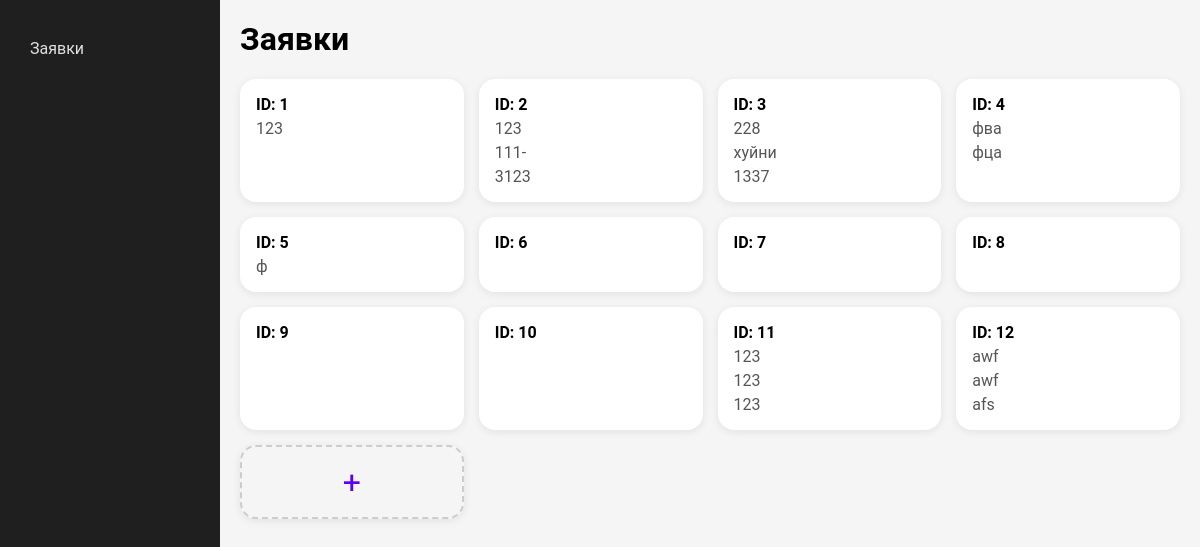
Screenshot of /requests/ with the database file from the repository.
### main/models.py (models this page shows, shortened)
class Request(models.Model):
    phone = models.CharField(max_length=20)
    car_model = models.CharField(max_length=100)
    license_plate = models.CharField(max_length=20)

### main/views.py (the view, shortened to what this page needs)
# urls.py: path('requests/', views.requests_page),
def requests_page(request):
    requests = Request.objects.all()
    return render(request, 'requests.html', {'requests': requests})

### main/templates/requests.html (shortened to what this page needs)
{% extends 'base.html' %}
{% block content %}
<h1>Заявки</h1>
<div class="grid">
    {% for req in requests %}
        <div class="card">
            <b>ID: {{ req.id }}</b>
            <div>{{ req.phone }}</div>
            <div>{{ req.car_model }}</div>
            <div>{{ req.license_plate }}</div>
        </div>
    {% endfor %}
    <div class="card add-card" onclick="openModal()">+</div>
</div>
{% endblock %}

### main/templates/base.html (shortened to what this page needs)
<!DOCTYPE html>
<html lang="ru">
<head>
</head>
<body>
<div class="layout">
    <div id="sidebar" class="sidebar">
        <a href="/requests/">Заявки</a>
    </div>
    <div class="content">
        {% block content %}{% endblock %}
    </div>
</div>
</body>
</html>

### main/templates/base.html (style rules this page uses)
* { box-sizing: border-box; }
body { margin: 0; font-family: Roboto, Arial, sans-serif; background: #f5f5f5; }
.layout { display: flex; }
.sidebar { width: 220px; height: 100vh; background: #1f1f1f; padding-top: 20px; position: fixed; left: 0; top: 0; transition: 0.3s; }
.sidebar a { display: block; color: #e0e0e0; padding: 14px 20px; text-decoration: none; border-radius: 12px; margin: 5px 10px; }
.content { margin-left: 220px; padding: 20px; flex: 1; }

### main/templates/requests.html (style rules this page uses)
h1 { margin-top: 0; }
.grid { display: grid; grid-template-columns: repeat(auto-fill, minmax(220px, 1fr)); gap: 15px; }
.card { padding: 16px; border-radius: 16px; background: white; box-shadow: 0 2px 8px rgba(0,0,0,0.08); transition: 0.2s; word-break: break-word; }
.card b { font-size: 16px; }
.card div { margin-top: 5px; color: #555; }
.add-card { display: flex; align-items: center; justify-content: center; font-size: 32px; color: #6200ee; border: 2px dashed #ccc; cursor: pointer; background: transparent; }

### rows the page displays
Request: id "1", phone "123"
Request: id "2", phone "123", car_model "111-", license_plate "3123"
Request: id "3", phone "228", car_model "хуйни", license_plate "1337"
Request: id "4", phone "фва", car_model "фца"
Request: id "5", license_plate "ф"
Request: id "6"
Request: id "7"
Request: id "8"
Request: id "9"
Request: id "10"
Request: id "11", phone "123", car_model "123", license_plate "123"
Request: id "12", phone "awf", car_model "awf", license_plate "afs"
